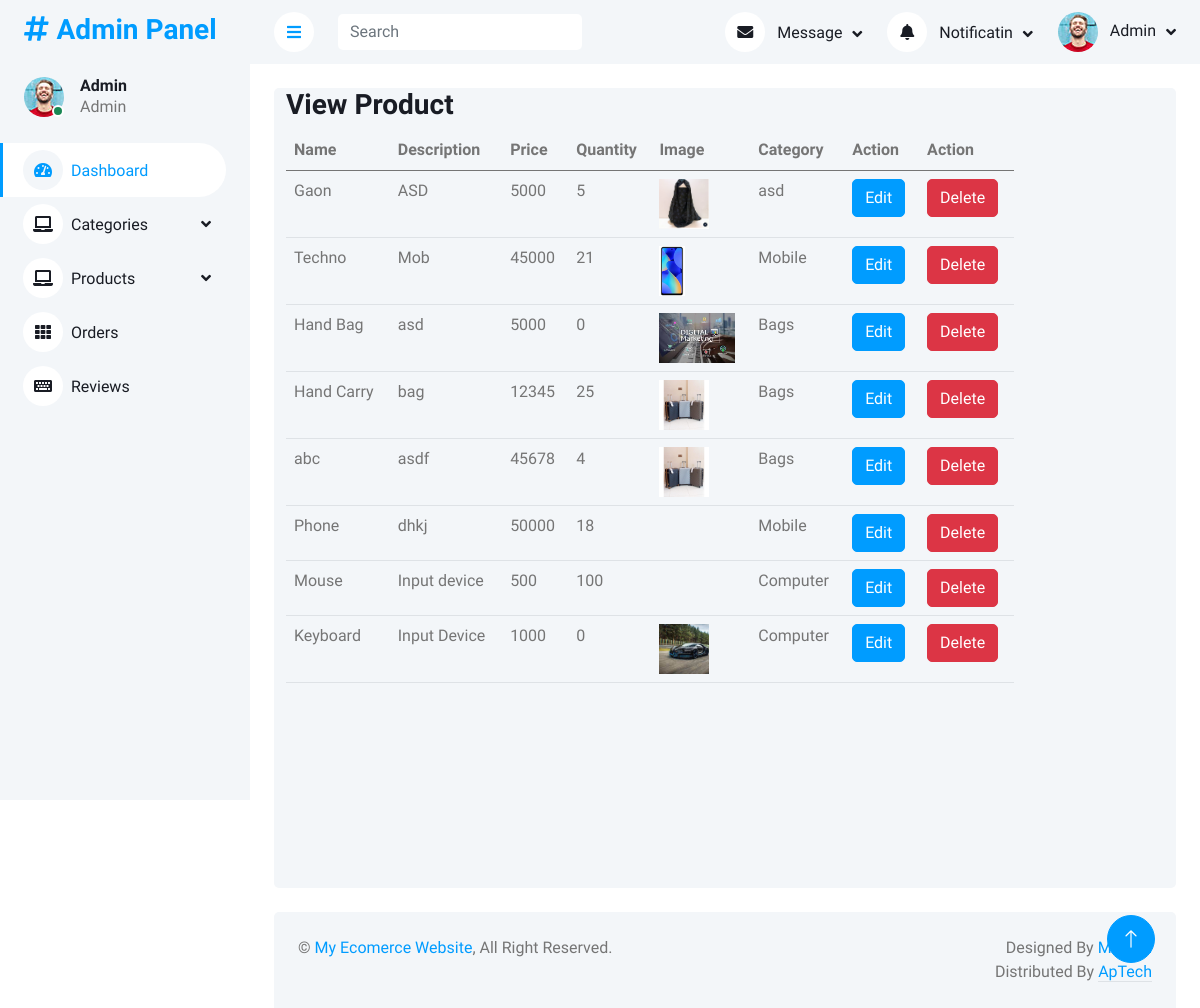
The app's page /AdminPanel/viewProduct.php (signed in) with its own data.
### tables this page shows
CREATE TABLE `products` (
  `id` int(11) NOT NULL,
  `name` varchar(200) NOT NULL,
  `description` varchar(200) NOT NULL,
  `price` int(11) NOT NULL,
  `quantity` int(11) NOT NULL,
  `image` varchar(500) NOT NULL,
  `catid` int(11) NOT NULL,
  `procid` varchar(200) DEFAULT NULL
);

CREATE TABLE `categories` (
  `id` int(11) NOT NULL,
  `Name` varchar(200) DEFAULT NULL,
  `Description` varchar(500) NOT NULL,
  `image` varchar(300) NOT NULL
);

### AdminPanel/viewProduct.php (the view)
<?php
include('query.php');
include('header.php');
?>
            <div class="container-fluid pt-4 px-4">
                <div class="row vh-100 bg-light rounded mx-0">
                    <div class="col-md-10">
                        <h3>View Product</h3>
                            <table class="table">
                                <thead>
                                    <tr>
                                        <th>Name</th>
                                        <th>Description</th>
                                        <th>Price</th>
                                        <th>Quantity</th>
                                        <th>Image</th>
                                        <th>Category</th>
                                        <th>Action</th>
                                        <th>Action</th>
                                    </tr>
                                </thead>
                                <tbody>
                                    <?php
                                    $query = $pdo->query("SELECT categories.Name as CatName, products.* from products join categories on categories.id = products.catid");
                                    $allProducts = $query->fetchAll(PDO::FETCH_ASSOC);
                                    foreach($allProducts as $Product){
                                    ?>
                                    <tr>
                                        <td><?php echo $Product['name'] ?></td>
                                        <td><?php echo $Product['description'] ?></td>
                                        <td><?php echo $Product['price'] ?></td>
                                        <td><?php echo $Product['quantity'] ?></td>
                                        <td> <img height="50px" src="img/<?php echo $Product['image'] ?>" alt=""> </td>
                                        <td><?php echo $Product['CatName'] ?></td>
                                        <td><a href="editProduct.php?id=<?php echo $Product['id']?>" class="btn btn-primary">Edit</a></td>
                                        <td><a href="?did=<?php echo $Product['id']?>" class="btn btn-danger">Delete</a></td>
                                    </tr>
                                   <?php
                                   }
                                   ?>
                                </tbody>
                            </table>
            </div>
            </div>
</div>
<?php
include('footer.php');
?>

### AdminPanel/css/style.css (style rules this page uses)
:root { --primary: #009CFF; --light: #F3F6F9; --dark: #191C24; }
.btn { transition: .5s; }
.btn.btn-primary { color: #FFFFFF; }

### records on screen
products: name "Gaon", description "ASD", price "5000", quantity "5", image (picture), catid.Name "asd"
products: name "Techno", description "Mob", price "45000", quantity "21", image (picture), catid.Name "Mobile"
products: name "Hand Bag", description "asd", price "5000", quantity "0", image (picture), catid.Name "Bags"
products: name "Hand Carry", description "bag", price "12345", quantity "25", image (picture), catid.Name "Bags"
products: name "abc", description "asdf", price "45678", quantity "4", image (picture), catid.Name "Bags"
products: name "Phone", description "dhkj", price "50000", quantity "18", catid.Name "Mobile"
products: name "Mouse", description "Input device", price "500", quantity "100", catid.Name "Computer"
products: name "Keyboard", description "Input Device", price "1000", quantity "0", image (picture), catid.Name "Computer"

### other values on screen
$_SESSION['adminname'] "Admin"
